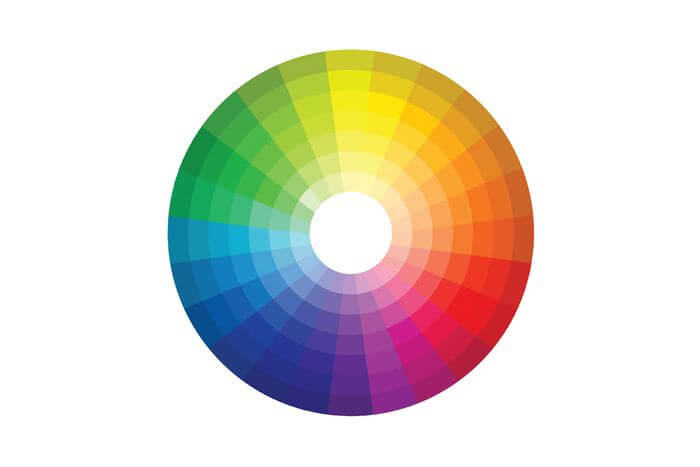
#> input picture opencv/color-theory.jpg, 700 x 467 px
$ python imgop.py
#> lines starting #> are read from the running program, lines starting #| are printed output that depends on the picture; after the words box and inside, x2 and y2 are one past the last pixel; in counts of white or black regions, pixels touching at a corner belong together
import cv2

img = cv2.imread('color-theory.jpg', cv2.IMREAD_COLOR)
#> img is the input picture: shape (467, 700, 3); mean B, G, R 208.4, 217.7, 223.7

#px  = img[155,250] # gives the pixel value


#print(px)

#img[250:255,550:555] = [0,0,0] #changing pixel color (values)


img[0:100,0:100] = img[250:350,250:350] #copying part of image
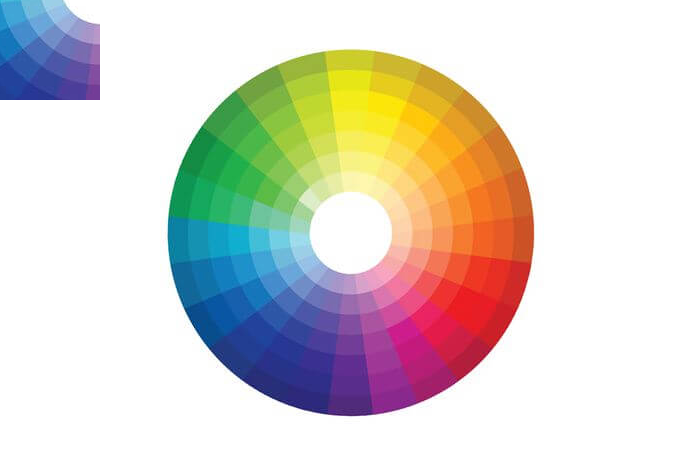
#> img: shape (467, 700, 3); 2.95% of pixels changed, all inside (x1, y1, x2, y2) = (0, 0, 100, 100)
cv2.imshow('image',img)
cv2.waitKey(0)
cv2.destroyAllWindows()
